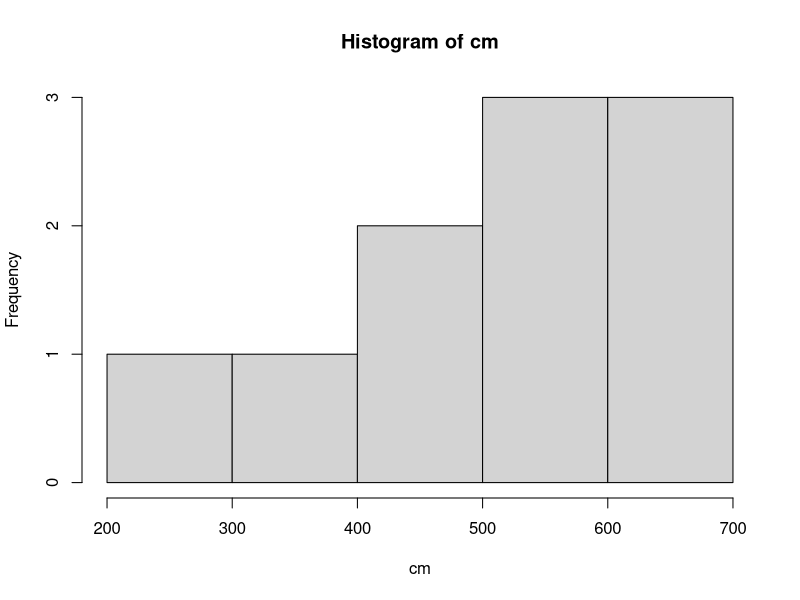

Here is the R script that generated this plot:
# Sheet 1: Introduction to R, RStudio
# WS 2022/23

# Task 1:  Calculate the following quantities:
# sum of 52.3, 74.8, 3.17
52.3+74.8+3.17
# the square root of 144
144**0.5
# the 10-based logarithm of 200 multiplied with sin of $\pi/4$
log10(200)*sin(pi/4)
# the cumulative sum of the numbers 1,3,18,20,2 
cumsum(c(1,3,18,20,2))
# find 10 numbers between 0 and 20 rounded to the nearest
sample(x = 0:20, size = 10, replace = FALSE)
# or
round(runif(n = 10, min = 0, max = 20))

# Task 2: Assigning Variables
# Assign the number 5 to x and the number 10 to y.
x <- 5
y <- 10
# Calculate the product of x and y.
x * y
# Store the result in a new variable z.
z <- x * y
# Inspect your workspace by clicking the ``environment'' tab in RStudio, and find the three objects.

# Make a vector myvec of the objects x,y,z.
myvec <- c(x,y,z)
# Find the minimum, the maximum and the mean of the vector.
min(myvec)
max(myvec)
mean(myvec)
# Remove myvec from the workspace.
rm(myvec)

# Task 3 rainfall in the first ten days in a year
# Read them into a vector using the c() command.
rainfall <- c(0.1,0.5,2.3,1.1,11.3,14.7,23.4,15.7,0,0.9)
# Calulate the mean and the standard deviation.
mean(rainfall)
sd(rainfall)
# Calculate the cumulative rainfall over these ten days. What is total sum of the rainfall?
cumsum(rainfall)
sum(rainfall)
# Which day saw the highest rainfall? Find an appropriate R command. 
which.max(rainfall)
which(rainfall == max(rainfall))
# Take a subset of the rainfall data where rain is larger than 10. 
rainfall[rainfall>10]
# What is mean rainfall for days where the rainfall was at least 5?
mean(rainfall[rainfall >=5])  
# Subset the vector where it is either exactly 0 or 1.1 and find the corresponding 
# days where the rainfall is 0 or 1.1
rainfall[rainfall == 0 | rainfall == 1.1] # alternative solution: rainfall[rainfall %in% c(0,1.1)]
which(rainfall %in% c(0,1.1))

# Task 4: The length of five cylinders and their diameters
# Read these vectors into two vectors with appropriate names.
len <- c(2.5, 3.4, 4.8, 3.1, 1.7)
diam <- c(0.7, 0.4, 0.5, 0.5, 0.9)
# Calculate the volumes of each cylinder and store it in a new vector.
vol <- len * (0.5*diam)**2 * pi
vol
# Assume the values are given in centimeter. Recalculate the volumes so that 
# their units are cubic millimeter.
vol.cm <- 10*len * (10*diam/2)**2 * pi
vol.cm

# Task 5: Inspect the R commands union(), setdiff() and intersect()
x <- c(1,2,3,4,5)
y <- c(3,5,7,9)
# Find values that are contained in both x and y.
intersect(x,y)
# Find values that are in x but not y and vice versa.
setdiff(x,y) # x without y
setdiff(y,x) # y without x
# Construct a vector that contains all values contained in either x
# or y. Compare the result with c(x,y).
union(x,y)
# c(x,y) only concatenates x and y
c(x,y)

# Task 6 Construct a matrix with 8 rows and 10 columns. The first row should
# contain the numbers 0, 2, 4, ..., 18 and the other rows should random
# integer numbers between 0 and 10. 
mat1 <- matrix(c(seq(0,18, by = 2), 
                 as.integer(runif(70,0,1000))), 
               nrow = 8, ncol = 10, byrow = TRUE)
mat1
# Calculate the row means of this matrix (use rowMeans()) and the standard 
# deviation across the row means.
rm <- rowMeans(mat1)
rm
sd(rm)
# Store the rows 2,3,..,8 in a other matrix and calculate the column means. 
# Use the command hist() to create a histogram of the column means.
# removing the first row of mat1 
mat2 <- mat1[-1,]
mat2
# colum means of mat2
cm <- colMeans(mat2)
cm
# creating a histogram of cm
hist(cm)

# Task 7 The R dataset mpg
# Inspect the dataset mpg.
library(ggplot2)
library(tidyverse)
help(mpg)
names(mpg)
head(mpg)
# Create an empty tibble str_mpg with variables name, type,
# level and dc of type character(). 
str_mpg <- tibble(name = character(), type = character(), level = character(), dc = character())
# Add for every variable in the dataset mpg a row containing for every variable the
# name, the type, the level of measurement and discrete/continous. 
str_mpg <- str_mpg %>%
  add_row(name = "manufacturer", type = "qualitative", level = "nominal", dc = "discrete") %>%
  add_row(name = "model", type = "qualitative", level = "nominal", dc = "discrete") %>%
  add_row(name = "displ", type = "quantitative", level = "ratio", dc = "continous") %>%
  add_row(name = "year", type = "quantitative", level = "interval", dc = "discrete") %>%
  add_row(name = "cyl", type = "quantitative", level = "ratio", dc = "discrete") %>%
  add_row(name = "trans", type = "qualitative",level = "nominal", dc = "discrete") %>%
  add_row(name = "drv", type = "qualitative", level = "nominal", dc = "discrete") %>%
  add_row(name = "cty", type = "quantitative", level = "ratio", dc = "continous") %>%
  add_row(name = "hwy", type = "quantitative", level = "ratio", dc = "continous") %>%
  add_row(name = "fl", type = "qualitative", level = "nominal", dc = "discrete") %>%
  add_row(name = "class", type = "qualitative", level = "nominal", dc = "discrete")
head(str_mpg)
# Display the structure
str(str_mpg)
# Use the tibble to display all variables which are quantitative and discrete 
# applying the R function subset().
subset(str_mpg, subset = (type == "quantitative" & dc == "discrete"))
# alternative solution
str_mpg %>% filter(type == "quantitative", dc == "discrete")

# Task 8
# a) Create a list containing the string "John", the string "Mary" and the vector
#    (4,6,10). The list describes a family with names of father, mother and the ages
#    of the children.
family <- list(father = "John", mother = "Mary", child.ages = c(4,6,10))
# b) Create a second list containing the names Bob, Cate and Susan of the children.
children.names <- list("Bob", "Cate", "Susan")
# c) Concatenate the lists. Use the c() and the list() function. What are the differences?
family.1 <- c(family, children.names)     # 3 strings are added to the list family
family.2 <- list(family, children.names)  # Another list has been added
# d) Access the concatenated list to create directly a list containing for every
#    child name and age.
children.1 <- list(child1 = c(family.1[[4]], family.1[[3]][1]), 
                   child2 = c(family.1[[5]], family.1[[3]][2]),
                   child3 = c(family.1[[6]], family.1[[3]][3]))
children.2 <- list(child1 = c(family.2[[2]][1], family.2[[1]][[3]][1]), 
                   child2 = c(family.2[[2]][2], family.2[[1]][[3]][2]),
                   child3 = c(family.2[[2]][3], family.2[[1]][[3]][3]))